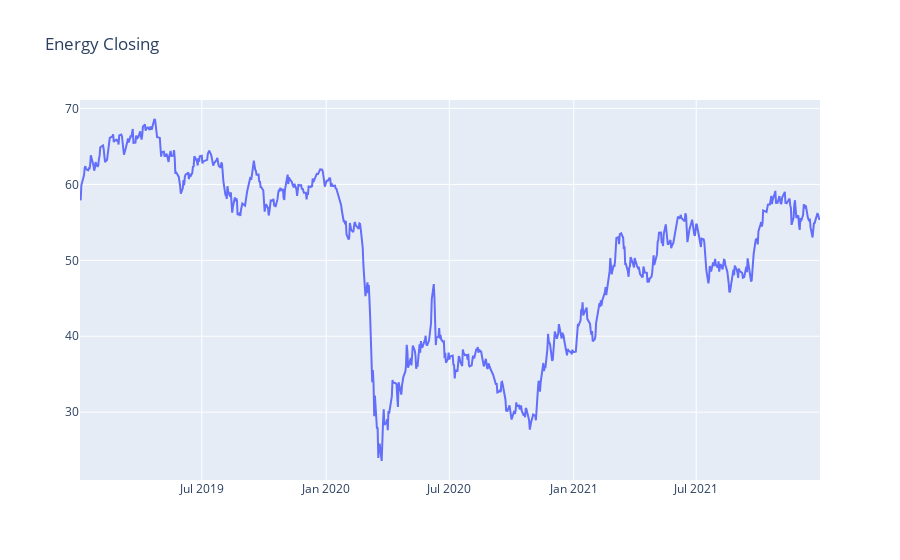

Notebook cell for this chart:
### Code cell
plt.figure(figsize=(16,8))
energy_closing_figure = go.Figure(go.Scatter(x=energy_sector_pd.index, y=energy_sector_pd['energy_sector']))
energy_closing_figure.update_layout(title='Energy Closing')
energy_closing_figure.update_yaxes(type='linear')

### Figure 1 — Plotly figure (JSON) as saved in the notebook; plotly's stock layout.template omitted (floating-point values rounded to 4 significant figures; data arrays with more than 128 entries replaced by an {"elided": "..."} marker saying what was removed)
{"data": [{"type": "scatter", "x": {"elided": "757 str values"}, "y": {"elided": "757 float values"}}], "layout": {"title": {"text": "Energy Closing"}, "yaxis": {"type": "linear"}}}
